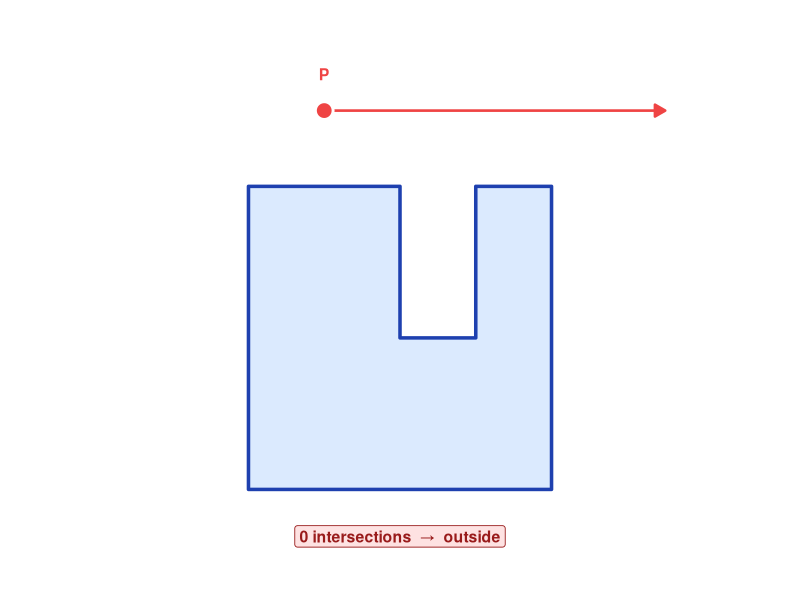
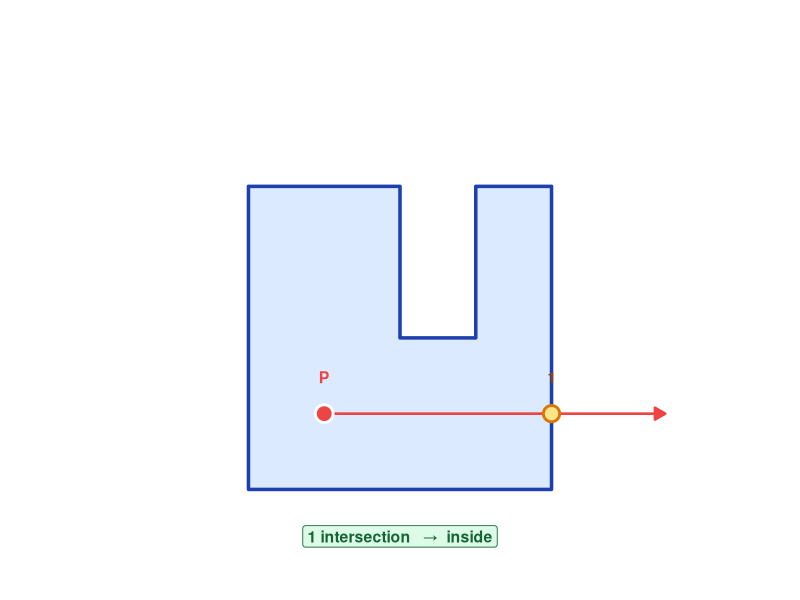
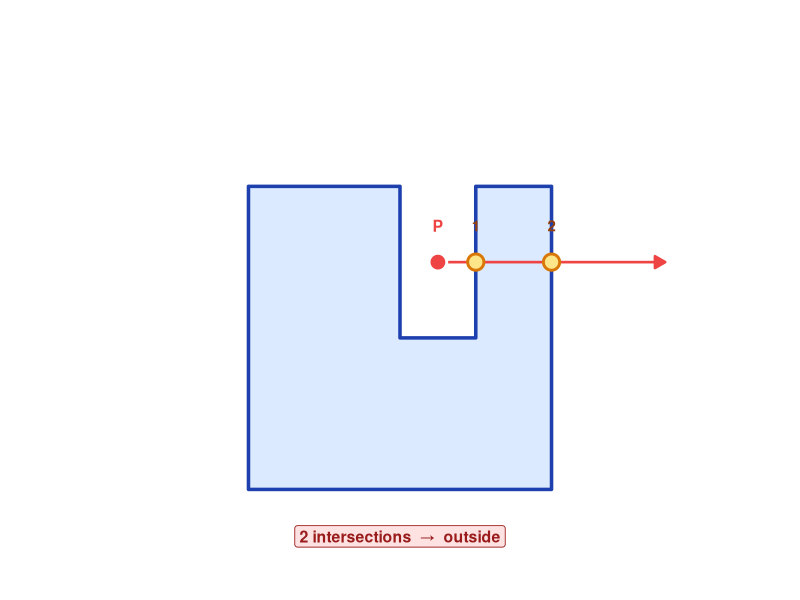
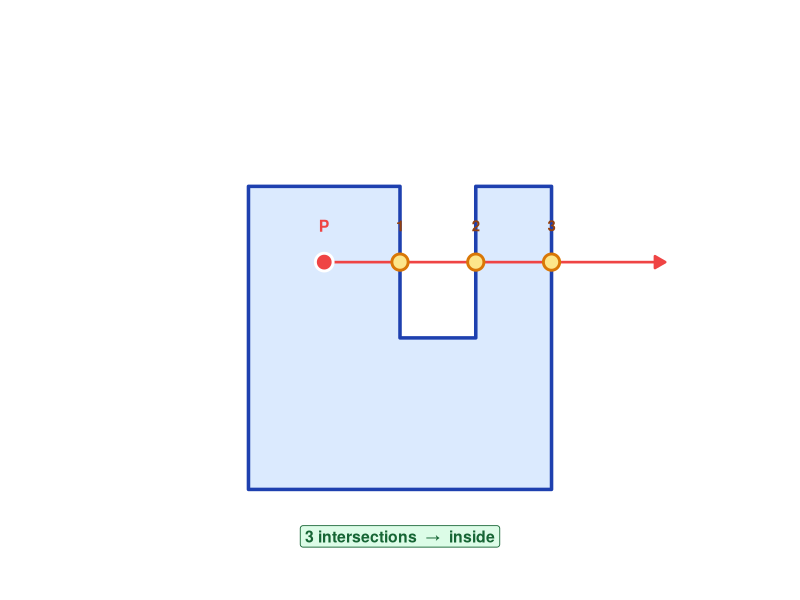
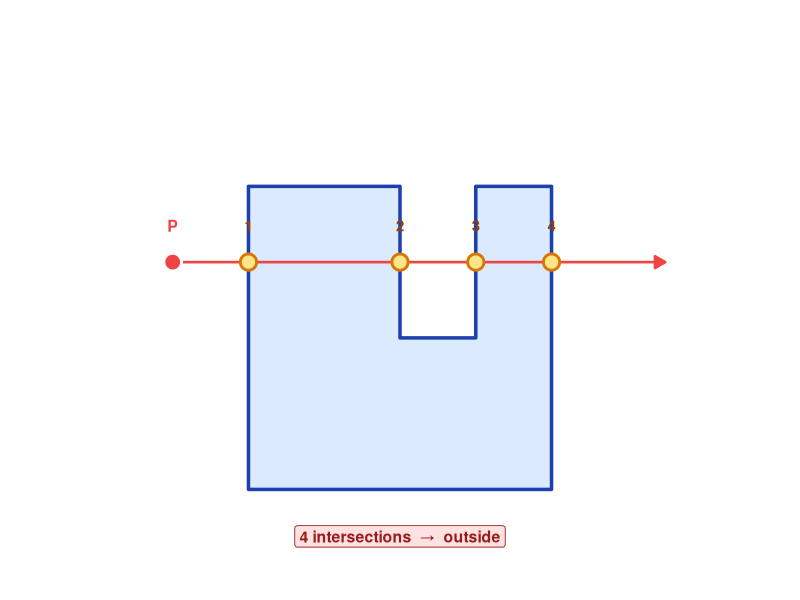

These figures' R source, in order:
# point-in-polygon.R
# Creates 5 figures illustrating the ray casting point-in-polygon test.
# All figures use the same Π-shaped (U-shaped) concave polygon; only the
# test point position changes, producing 0–4 boundary crossings.
#
# Run from project root (Modul-Geospatial-Computing/):
#   Rscript point-in-polygon.R
#
# Output: public/point-in-polygon-ray-{1..5}.png

library(ggplot2)

# ── Polygon ────────────────────────────────────────────────────────────────────
# Π-shape (U-shape, opening at top-centre, counter-clockwise)
# Interior: left arm (x=1–3, y=3–5) + right arm (x=4–5, y=3–5) + base (x=1–5, y=1–3)
# Notch (outside): x=3–4, y=3–5
poly_x <- c(1, 5, 5, 4, 4, 3, 3, 1)
poly_y <- c(1, 1, 5, 5, 3, 3, 5, 5)
poly_df <- data.frame(x = poly_x, y = poly_y)

# ── Ray casting ────────────────────────────────────────────────────────────────
# Cast a horizontal ray from (px, py) rightward.
# Returns sorted x-coordinates of all boundary crossings to the right of px.
ray_hits <- function(px, py, vx, vy) {
  n  <- length(vx)
  xs <- numeric(0)
  for (i in seq_len(n)) {
    j  <- i %% n + 1
    x1 <- vx[i]; y1 <- vy[i]
    x2 <- vx[j]; y2 <- vy[j]
    dy <- y2 - y1
    if (abs(dy) < 1e-10) next       # skip horizontal edges
    t  <- (py - y1) / dy
    if (t < 0 || t >= 1) next       # outside edge span
    xi <- x1 + t * (x2 - x1)
    if (xi > px) xs <- c(xs, xi)    # only crossings to the right
  }
  sort(xs)
}

# ── Scenarios ──────────────────────────────────────────────────────────────────
# Point positions and expected crossing counts:
#   (2,  6)  above polygon         → 0 crossings → outside
#   (2,  2)  inside base           → 1 crossing  → inside
#   (3.5,4)  inside notch          → 2 crossings → outside
#   (2,  4)  inside left arm       → 3 crossings → inside
#   (0,  4)  outside (left)        → 4 crossings → outside
scenarios <- list(
  list(idx = 1, px = 2,   py = 6,   desc = "0 intersections  \u2192  outside"),
  list(idx = 2, px = 2,   py = 2,   desc = "1 intersection   \u2192  inside"),
  list(idx = 3, px = 3.5, py = 4,   desc = "2 intersections  \u2192  outside"),
  list(idx = 4, px = 2,   py = 4,   desc = "3 intersections  \u2192  inside"),
  list(idx = 5, px = 0,   py = 4,   desc = "4 intersections  \u2192  outside")
)

XMIN    <- -1.0
XMAX    <-  7.0
YMIN    <-  0.0
YMAX    <-  7.0
RAY_END <-  6.5

dir.create("public", showWarnings = FALSE)

for (sc in scenarios) {
  px     <- sc$px
  py     <- sc$py
  xi     <- ray_hits(px, py, poly_x, poly_y)
  ni     <- length(xi)
  inside <- (ni %% 2L) == 1L

  lbl_col  <- if (inside) "#166534" else "#991b1b"
  lbl_fill <- if (inside) "#dcfce7"  else "#fee2e2"

  p <- ggplot() +
    # Polygon fill + border
    geom_polygon(
      data = poly_df, aes(x = x, y = y),
      fill = "#dbeafe", color = "#1e40af", linewidth = 1.2
    ) +
    # Ray (from test point to right)
    annotate(
      "segment",
      x = px, y = py, xend = RAY_END, yend = py,
      color = "#ef4444", linewidth = 0.9,
      arrow = arrow(length = unit(3, "mm"), type = "closed")
    ) +
    # Test point P
    geom_point(
      data = data.frame(x = px, y = py), aes(x = x, y = y),
      shape = 21, size = 5, fill = "#ef4444", color = "white", stroke = 1.5
    ) +
    annotate(
      "text", x = px, y = py + 0.48, label = "P",
      color = "#ef4444", size = 4, fontface = "bold"
    )

  # Intersection markers (yellow circles numbered left-to-right)
  if (ni > 0) {
    int_df <- data.frame(x = xi, y = py, num = as.character(seq_len(ni)))
    p <- p +
      geom_point(
        data = int_df, aes(x = x, y = y),
        shape = 21, size = 4.5, fill = "#fde68a", color = "#d97706", stroke = 1.5
      ) +
      geom_text(
        data = int_df, aes(x = x, y = y + 0.48, label = num),
        color = "#92400e", size = 3.8, fontface = "bold"
      )
  }

  # Result label at bottom
  p <- p +
    annotate(
      "label",
      x = 3, y = 0.38,
      label      = sc$desc,
      color      = lbl_col,
      fill       = lbl_fill,
      label.size = 0.3,
      size       = 4,
      fontface   = "bold"
    ) +
    coord_equal(xlim = c(XMIN, XMAX), ylim = c(YMIN, YMAX)) +
    theme_void() +
    theme(
      plot.background = element_rect(fill = "transparent", color = NA),
      plot.margin     = margin(6, 6, 6, 6)
    )

  fname <- sprintf("public/point-in-polygon-ray-%d.png", sc$idx)
  ggsave(fname, p, width = 4, height = 4, dpi = 300, bg = "transparent")
  message("Written: ", fname)
}

message("All done.")
